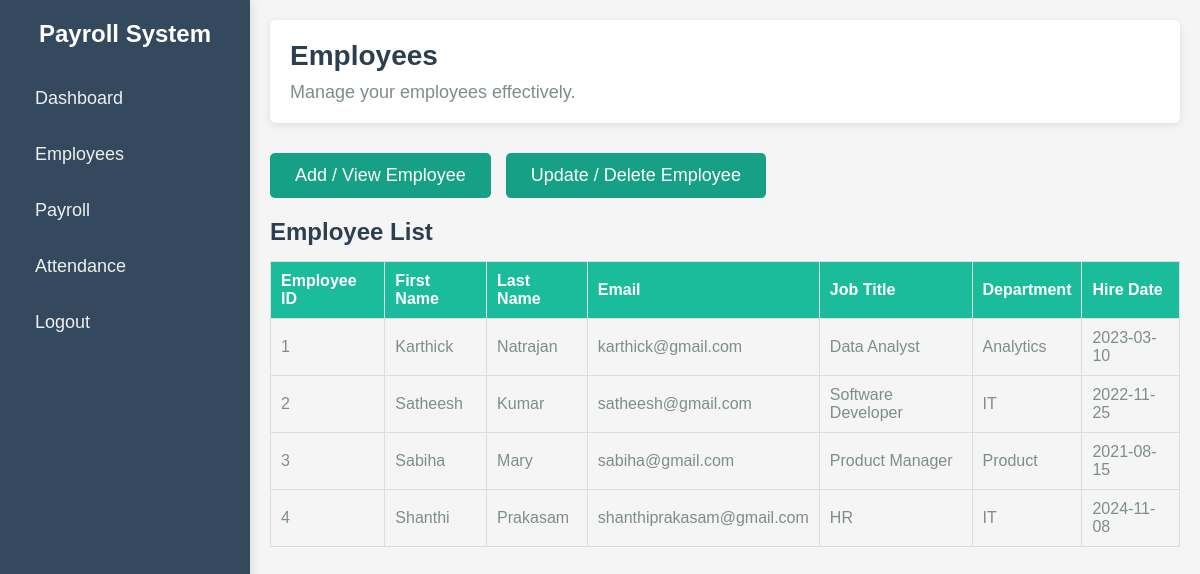
Screenshot of /employee with the database file from the repository.
### tables this page shows
CREATE TABLE Employee (
    employee_id INTEGER PRIMARY KEY AUTOINCREMENT,
    first_name TEXT NOT NULL,
    last_name TEXT NOT NULL,
    email TEXT NOT NULL UNIQUE,
    phone_number TEXT,
    job_title TEXT,
    department TEXT,
    hire_date DATE,
    salary REAL,
    status TEXT DEFAULT 'Active'
);

### app.py (the view)
@app.route('/employee')
def employee():
    conn = get_db_connection()
    employees = conn.execute("SELECT * FROM Employee").fetchall()
    print(employees)
    conn.close()
    return render_template('employee.html', employees=employees)

### app.py (called while the page is built)
def get_db_connection():
    conn = sqlite3.connect('payroll_system.db')  # Connect to your database
    conn.row_factory = sqlite3.Row  # This ensures that the rows returned are dictionaries
    return conn

### templates/employee.html (shortened to what this page needs)
<!DOCTYPE html>
<html lang="en">
<head>
    <link rel="stylesheet" href="/static/employee.css">
</head>
<body>
    <div class="sidebar">
        <div class="sidebar-header">
            <h2>Payroll System</h2>
        </div>
        <ul class="sidebar-menu">
            <li><a href="{{ url_for('dashboard') }}">Dashboard</a></li>
            <li><a href="{{ url_for('employee') }}">Employees</a></li>
            <li><a href="{{ url_for('payroll') }}">Payroll</a></li>
            <li><a href="{{ url_for('attendance') }}">Attendance</a></li>
            <li><a href="#">Logout</a></li>
        </ul>
    </div>
    <div class="main-content">
        <header>
            <div class="header-content">
                <h1>Employees</h1>
                <p>Manage your employees effectively.</p>
            </div>
        </header>
        <div class="action-buttons">
            <a href="{{ url_for('add_employee') }}" class="button add-button">Add / View Employee</a>
            <a href="{{url_for('manage_employees')}}" class="button view-button">Update / Delete Employee</a>
        </div>
        <section class="employee-table">
            <h3>Employee List</h3>
            <table>
                <thead>
                    <tr>
                        <th>Employee ID</th>
                        <th>First Name</th>
                        <th>Last Name</th>
                        <th>Email</th>
                        <th>Job Title</th>
                        <th>Department</th>
                        <th>Hire Date</th>
                    </tr>
                </thead>
                <tbody>
                    {% for employee in employees %}
                    <tr>
                        <td>{{ employee.employee_id }}</td>
                        <td>{{ employee.first_name }}</td>
                        <td>{{ employee.last_name }}</td>
                        <td>{{ employee.email }}</td>
                        <td>{{ employee.job_title }}</td>
                        <td>{{ employee.department }}</td>
                        <td>{{ employee.hire_date }}</td>
                    </tr>
                    {% endfor %}
                </tbody>
            </table>
        </section>
    </div>
</body>
</html>

### static/employee.css (style rules this page uses)
* { margin: 0; padding: 0; box-sizing: border-box; font-family: 'Arial', sans-serif; }
body { display: flex; min-height: 100vh; background-color: #f5f5f5; }
.sidebar { width: 250px; height: 100vh; background-color: #34495e; color: white; padding: 20px; position: fixed; top: 0; left: 0; box-shadow: 2px 0 10px rgba(0, 0, 0, 0.1); }
.sidebar-header { text-align: center; margin-bottom: 30px; }
.sidebar-header h2 { font-size: 24px; font-weight: 600; }
.sidebar-menu { list-style-type: none; }
.sidebar-menu li { margin: 15px 0; }
.sidebar-menu li a { text-decoration: none; color: #ecf0f1; font-size: 18px; display: block; padding: 10px 15px; border-radius: 4px; transition: background-color 0.3s ease; }
.main-content { margin-left: 250px; padding: 20px; width: calc(100% - 250px); }
header { background-color: #fff; padding: 20px; border-radius: 6px; box-shadow: 0 2px 8px rgba(0, 0, 0, 0.1); margin-bottom: 30px; }
header h1 { font-size: 28px; color: #2c3e50; margin-bottom: 10px; }
header p { font-size: 18px; color: #7f8c8d; }
.action-buttons { display: flex; gap: 15px; margin-bottom: 20px; }
.action-buttons .button { background-color: #16a085; color: white; padding: 10px 20px; text-decoration: none; border-radius: 5px; text-align: center; }
.employee-table h3 { font-size: 24px; margin-bottom: 15px; color: #2c3e50; }
.employee-table table { width: 100%; border-collapse: collapse; }
.employee-table th, .employee-table td { padding: 10px; border: 1px solid #ddd; text-align: left; }
.employee-table th { background-color: #1abc9c; color: white; }
.employee-table td { font-size: 16px; color: #7f8c8d; }
.action-buttons .button { background-color: #16a085; color: white; padding: 10px 20px; text-decoration: none; border-radius: 5px; text-align: center; font-size: 16px; cursor: pointer; transition: background-color 0.3s ease; }
.add-button { background-color: #2ecc71; }
.view-button { background-color: #f39c12; }
.action-buttons .button { font-size: 18px; padding: 12px 25px; }

### rows the page displays
Employee: employee_id "1", first_name "Karthick", last_name "Natrajan", email "karthick@gmail.com", job_title "Data Analyst", department "Analytics", hire_date "2023-03-10"
Employee: employee_id "2", first_name "Satheesh", last_name "Kumar", email "satheesh@gmail.com", job_title "Software Developer", department "IT", hire_date "2022-11-25"
Employee: employee_id "3", first_name "Sabiha", last_name "Mary", email "sabiha@gmail.com", job_title "Product Manager", department "Product", hire_date "2021-08-15"
Employee: employee_id "4", first_name "Shanthi", last_name "Prakasam", email "shanthiprakasam@gmail.com", job_title "HR", department "IT", hire_date "2024-11-08"
